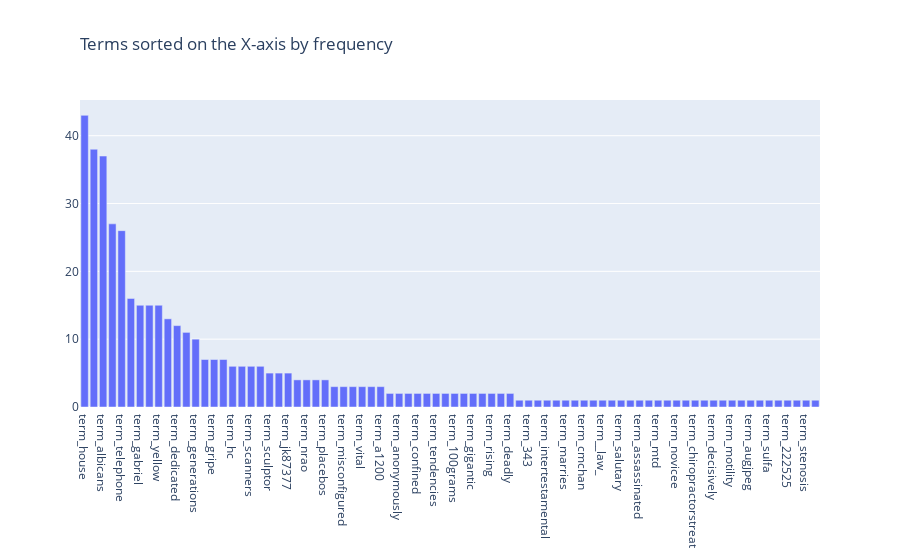

Notebook source saved alongside this figure:
### Markdown cell above
### >>> **Exercise 15 (take home):** 
Additionally, you can attempt to sort the terms on the `x-axis` by frequency instead of in alphabetical order. This way the visualization is more meaninfgul and you will be able to observe the so called [long tail](https://en.wikipedia.org/wiki/Long_tail) (get familiar with this term since it will appear a lot in data mining and other statistics courses). see picture below

![alt txt](https://upload.wikimedia.org/wikipedia/commons/thumb/8/8a/Long_tail.svg/1000px-Long_tail.svg.png)

### Code cell
# Answer here

ordered_data = go.Bar(x=["term_"+str(i) for i in ordered_term_frequencies_df['terms']],
            y=ordered_term_frequencies_df['counts'])
ordered_term_frequencies_df = sample_term_frequencies_df.sort_values(by = 'counts', ascending = False)

fig = go.Figure(ordered_data)

fig.update_layout(
    title=go.layout.Title(
        text="Terms sorted on the X-axis by frequency",
        xref="paper",
        x=0
    )
)

fig.show()

#sample was used
#the term frequency was ordered to make it look more organized

### Figure 1 — Plotly figure (JSON) as saved in the notebook; plotly's stock layout.template omitted (floating-point values rounded to 4 significant figures)
{"data": [{"type": "bar", "x": ["term_house", "term_omen", "term_albicans", "term_raster", "term_telephone", "term_p12", "term_gabriel", "term_complaints", "term_yellow", "term_mountains", "term_dedicated", "term_juice", "term_generations", "term_mock", "term_gripe", "term_progression", "term_hc", "term_monday", "term_scanners", "term_preview", "term_sculptor", "term_diagrams", "term_jk87377", "term_vein", "term_nrao", "term_corrupt", "term_placebos", "term_subdue", "term_misconfigured", "term_fantastic", "term_vital", "term_2_c", "term_a1200", "term_jzn", "term_anonymously", "term_finnerty", "term_confined", "term_faking", "term_tendencies", "term_tenderized", "term_100grams", "term_dutc0006", "term_gigantic", "term_screening", "term_rising", "term_andersom", "term_deadly", "term_mscf", "term_343", "term_blinds", "term_intertestamental", "term_annoys", "term_marries", "term_heteroorthodox", "term_cmchan", "term__man", "term__law_", "term_cholera", "term_salutary", "term_tehy", "term_assassinated", "term_sinister", "term_mtd", "term_gerd", "term_novicee", "term_m249", "term_chiropractorstreat", "term_24731", "term_decisively", "term_1288", "term_motility", "term_inerrantist", "term_augjpeg", "term_hydromechanics", "term_sulfa", "term_boutte", "term_222525", "term_ethyl", "term_stenosis", "term_beginners"], "y": [43, 38, 37, 27, 26, 16, 15, 15, 15, 13, 12, 11, 10, 7, 7, 7, 6, 6, 6, 6, 5, 5, 5, 4, 4, 4, 4, 3, 3, 3, 3, 3, 3, 2, 2, 2, 2, 2, 2, 2, 2, 2, 2, 2, 2, 2, 2, 1, 1, 1, 1, 1, 1, 1, 1, 1, 1, 1, 1, 1, 1, 1, 1, 1, 1, 1, 1, 1, 1, 1, 1, 1, 1, 1, 1, 1, 1, 1, 1, 1]}], "layout": {"title": {"text": "Terms sorted on the X-axis by frequency", "x": 0, "xref": "paper"}}}
